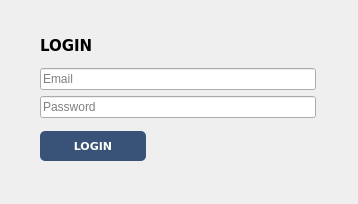
<?xml version="1.0" encoding="UTF-8"?>
<ui version="4.0">
 <class>MainWindow</class>
 <widget class="QMainWindow" name="MainWindow">
  <property name="geometry">
   <rect>
    <x>0</x>
    <y>0</y>
    <width>358</width>
    <height>204</height>
   </rect>
  </property>
  <property name="windowTitle">
   <string>MainWindow</string>
  </property>
  <widget class="QWidget" name="centralwidget">
   <widget class="QWidget" name="layoutWidget">
    <property name="geometry">
     <rect>
      <x>40</x>
      <y>30</y>
      <width>276</width>
      <height>141</height>
     </rect>
    </property>
    <layout class="QVBoxLayout" name="verticalLayout_2">
     <item>
      <widget class="QLabel" name="label">
       <property name="sizePolicy">
        <sizepolicy hsizetype="Preferred" vsizetype="Maximum">
         <horstretch>0</horstretch>
         <verstretch>0</verstretch>
        </sizepolicy>
       </property>
       <property name="font">
        <font>
         <family>DejaVu Sans</family>
         <pointsize>11</pointsize>
         <weight>75</weight>
         <bold>true</bold>
        </font>
       </property>
       <property name="text">
        <string>LOGIN</string>
       </property>
      </widget>
     </item>
     <item>
      <layout class="QVBoxLayout" name="verticalLayout">
       <item>
        <widget class="QLineEdit" name="lineEdit_login">
         <property name="accessibleName">
          <string/>
         </property>
         <property name="accessibleDescription">
          <string/>
         </property>
         <property name="text">
          <string/>
         </property>
         <property name="cursorPosition">
          <number>0</number>
         </property>
         <property name="placeholderText">
          <string>Email</string>
         </property>
        </widget>
       </item>
       <item>
        <widget class="QLineEdit" name="lineEdit_password">
         <property name="echoMode">
          <enum>QLineEdit::Password</enum>
         </property>
         <property name="placeholderText">
          <string>Password</string>
         </property>
        </widget>
       </item>
      </layout>
     </item>
     <item>
      <layout class="QHBoxLayout" name="horizontalLayout">
       <property name="sizeConstraint">
        <enum>QLayout::SetDefaultConstraint</enum>
       </property>
       <item>
        <widget class="QPushButton" name="pushButton">
         <property name="sizePolicy">
          <sizepolicy hsizetype="Minimum" vsizetype="Fixed">
           <horstretch>0</horstretch>
           <verstretch>0</verstretch>
          </sizepolicy>
         </property>
         <property name="minimumSize">
          <size>
           <width>0</width>
           <height>30</height>
          </size>
         </property>
         <property name="font">
          <font>
           <family>DejaVu Sans</family>
           <pointsize>8</pointsize>
           <weight>75</weight>
           <bold>true</bold>
          </font>
         </property>
         <property name="styleSheet">
          <string notr="true">QPushButton{
	background-color: qlineargradient(spread:pad, x1:0, y1:0, x2:0, y2:1, stop:0 rgba(57, 83, 120, 255), stop:0.495 rgba(57, 83, 120, 255), stop:0.505 rgba(57, 83, 120, 255), stop:1 rgba(57, 83, 120, 255));
    border-width: 0px;
    border-radius: 5px;
    color: rgb(253, 253, 249)
}</string>
         </property>
         <property name="text">
          <string>LOGIN</string>
         </property>
        </widget>
       </item>
       <item>
        <spacer name="horizontalSpacer">
         <property name="orientation">
          <enum>Qt::Horizontal</enum>
         </property>
         <property name="sizeType">
          <enum>QSizePolicy::Fixed</enum>
         </property>
         <property name="sizeHint" stdset="0">
          <size>
           <width>170</width>
           <height>30</height>
          </size>
         </property>
        </spacer>
       </item>
      </layout>
     </item>
    </layout>
   </widget>
  </widget>
 </widget>
 <resources/>
 <connections/>
</ui>
